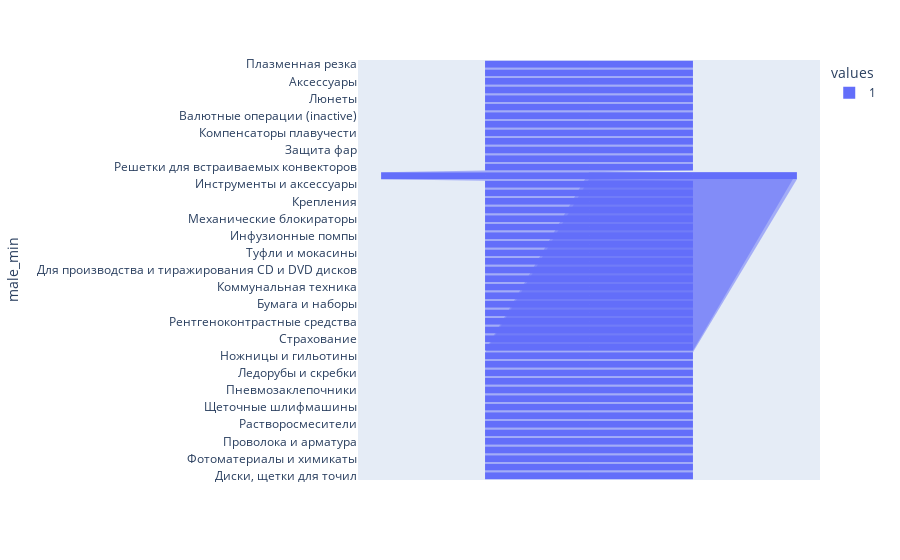

Notebook code cell kept with this figure:
### Code cell
data = dict(values=df_male_min['male'],male_min=df_male_min['Description'])
fig = px.funnel(data, y='male_min',x='values',color='values')
fig.show()

### Figure 1 — Plotly figure (JSON) as saved in the notebook; plotly's stock layout.template omitted (floating-point values rounded to 4 significant figures)
{"data": [{"hovertemplate": "values=%{x}<br>male_min=%{y}<extra></extra>", "legendgroup": "1", "marker": {"color": "#636efa"}, "name": "1", "orientation": "h", "showlegend": true, "type": "funnel", "x": [1, 1, 1, 1, 1, 1, 1, 1, 1, 1, 1, 1, 1, 1, 1, 1, 1, 1, 1, 1, 1, 1, 1, 1, 1, 1, 1, 1, 1, 1, 1, 1, 1, 1, 1, 1, 1, 1, 1, 1, 1, 1, 1, 1, 1, 1, 1, 1, 1, 1], "xaxis": "x", "y": ["Плазменная резка", "Пробковый пол", "Аксессуары", "Горчичники", "Люнеты", "Светофильтры и стекла", "Валютные операции (inactive)", "World of Warships", "Компенсаторы плавучести", "Поплавковые выключатели", "Защита фар", "Консоли", "Решетки для встраиваемых конвекторов", "Палки", "Инструменты и аксессуары", "Статистика (inactive)", "Крепления", "СОЖ", "Механические блокираторы", "Тестомесильные и тестораскаточные машины", "Инфузионные помпы", "Силовые бамперы", "Туфли и мокасины", "Декоративные фонтаны", "Для производства и тиражирования CD и DVD дисков", "Платы ввода-вывода", "Коммунальная техника", "Шлифовальные щетки и валики", "Бумага и наборы", "Игры (inactive)", "Рентгеноконтрастные средства", "Комплектующие к ксенону", "Страхование", "Защита бампера", "Палки", "Ножницы и гильотины", "Рыболовные поводки и поводковый материал", "Ледорубы и скребки", "Газовые вентили", "Пневмозаклепочники", "Ворота", "Щеточные шлифмашины", "Паркетная доска", "Растворосмесители", "Стекла", "Проволока и арматура", "Подсумки", "Фотоматериалы и химикаты", "Автотрансформаторы", "Диски, щетки для точил"], "yaxis": "y"}], "layout": {"legend": {"title": {"text": "values"}, "tracegroupgap": 0}, "margin": {"t": 60}, "xaxis": {"anchor": "y", "categoryarray": [1], "categoryorder": "array", "domain": [0, 1], "title": {"text": "values"}}, "yaxis": {"anchor": "x", "domain": [0, 1], "title": {"text": "male_min"}}}}
